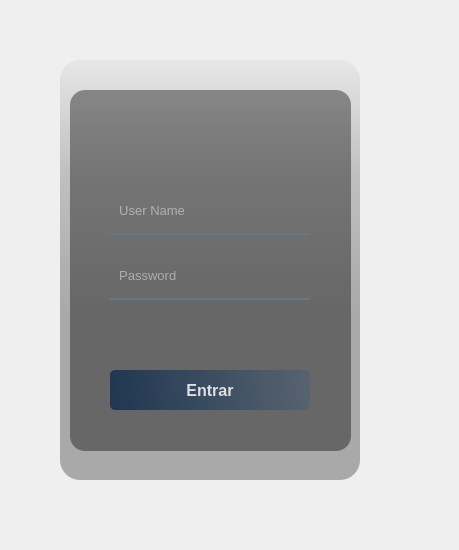
<?xml version="1.0" encoding="UTF-8"?>
<ui version="4.0">
 <class>Form</class>
 <widget class="QWidget" name="Form">
  <property name="geometry">
   <rect>
    <x>0</x>
    <y>0</y>
    <width>459</width>
    <height>550</height>
   </rect>
  </property>
  <property name="windowTitle">
   <string>Form</string>
  </property>
  <widget class="QWidget" name="widget" native="true">
   <property name="geometry">
    <rect>
     <x>30</x>
     <y>30</y>
     <width>370</width>
     <height>480</height>
    </rect>
   </property>
   <property name="styleSheet">
    <string notr="true">QPushButton#pushButton{	
	background-color: qlineargradient(spread:pad, x1:0, y1:0.505682, x2:1, y2:0.477, stop:0 rgba(20, 47, 78, 219), stop:1 rgba(85, 98, 112, 226));
	color:rgba(255, 255, 255, 210);
	border-radius:5px;
}
QPushButton#pushButton:hover{	
	background-color: qlineargradient(spread:pad, x1:0, y1:0.505682, x2:1, y2:0.477, stop:0 rgba(40, 67, 98, 219), stop:1 rgba(105, 118, 132, 226));
}
QPushButton#pushButton:pressed{	
	padding-left:5px;
	padding-top:5px;
	background-color:rgba(105, 118, 132, 200);
}

QPushButton#pushButton_2, #pushButton_3, #pushButton_4, #pushButton_5{	
	background-color: rgba(0, 0, 0, 0);
	color:rgba(85, 98, 112, 255);
}
QPushButton#pushButton_2:hover, #pushButton_3:hover, #pushButton_4:hover, #pushButton_5:hover{	
	color:rgba(155, 168, 182, 220);
}
QPushButton#pushButton_2:pressed, #pushButton_3:pressed, #pushButton_4:pressed, #pushButton_5:pressed{	
	padding-left:5px;
	padding-top:5px;
	color:rgba(115, 128, 142, 255);
}</string>
   </property>
   <widget class="QLabel" name="label">
    <property name="geometry">
     <rect>
      <x>30</x>
      <y>39</y>
      <width>301</width>
      <height>411</height>
     </rect>
    </property>
    <property name="styleSheet">
     <string notr="true">border-radius:20px;
border-image: url(:/imagem-logo/logo.png);</string>
    </property>
    <property name="text">
     <string/>
    </property>
   </widget>
   <widget class="QLabel" name="label_2">
    <property name="geometry">
     <rect>
      <x>30</x>
      <y>30</y>
      <width>300</width>
      <height>420</height>
     </rect>
    </property>
    <property name="styleSheet">
     <string notr="true">background-color: qlineargradient(spread:pad, x1:0, y1:0, x2:0, y2:0.715909, stop:0 rgba(0, 0, 0, 9), stop:0.375 rgba(0, 0, 0, 50), stop:0.835227 rgba(0, 0, 0, 75));
border-radius:20px;</string>
    </property>
    <property name="text">
     <string/>
    </property>
   </widget>
   <widget class="QLabel" name="label_3">
    <property name="geometry">
     <rect>
      <x>40</x>
      <y>60</y>
      <width>281</width>
      <height>361</height>
     </rect>
    </property>
    <property name="styleSheet">
     <string notr="true">background-color:rgba(0, 0, 0, 100);
border-radius:15px;</string>
    </property>
    <property name="text">
     <string/>
    </property>
   </widget>
   <widget class="QLineEdit" name="lineEdit">
    <property name="geometry">
     <rect>
      <x>80</x>
      <y>165</y>
      <width>200</width>
      <height>40</height>
     </rect>
    </property>
    <property name="font">
     <font>
      <pointsize>10</pointsize>
     </font>
    </property>
    <property name="styleSheet">
     <string notr="true">background-color:rgba(0, 0, 0, 0);
border:none;
border-bottom:2px solid rgba(105, 118, 132, 255);
color:rgba(255, 255, 255, 230);
padding-bottom:7px;</string>
    </property>
    <property name="placeholderText">
     <string>  User Name</string>
    </property>
   </widget>
   <widget class="QLineEdit" name="lineEdit_2">
    <property name="geometry">
     <rect>
      <x>80</x>
      <y>230</y>
      <width>200</width>
      <height>40</height>
     </rect>
    </property>
    <property name="font">
     <font>
      <pointsize>10</pointsize>
     </font>
    </property>
    <property name="styleSheet">
     <string notr="true">background-color:rgba(0, 0, 0, 0);
border:none;
border-bottom:2px solid rgba(105, 118, 132, 255);
color:rgba(255, 255, 255, 230);
padding-bottom:7px;</string>
    </property>
    <property name="echoMode">
     <enum>QLineEdit::Password</enum>
    </property>
    <property name="placeholderText">
     <string>  Password</string>
    </property>
   </widget>
   <widget class="QPushButton" name="pushButton">
    <property name="geometry">
     <rect>
      <x>80</x>
      <y>340</y>
      <width>200</width>
      <height>40</height>
     </rect>
    </property>
    <property name="font">
     <font>
      <pointsize>12</pointsize>
      <weight>75</weight>
      <bold>true</bold>
     </font>
    </property>
    <property name="text">
     <string>Entrar</string>
    </property>
   </widget>
  </widget>
 </widget>
 <resources>
  <include location="res.qrc"/>
 </resources>
 <connections/>
</ui>
